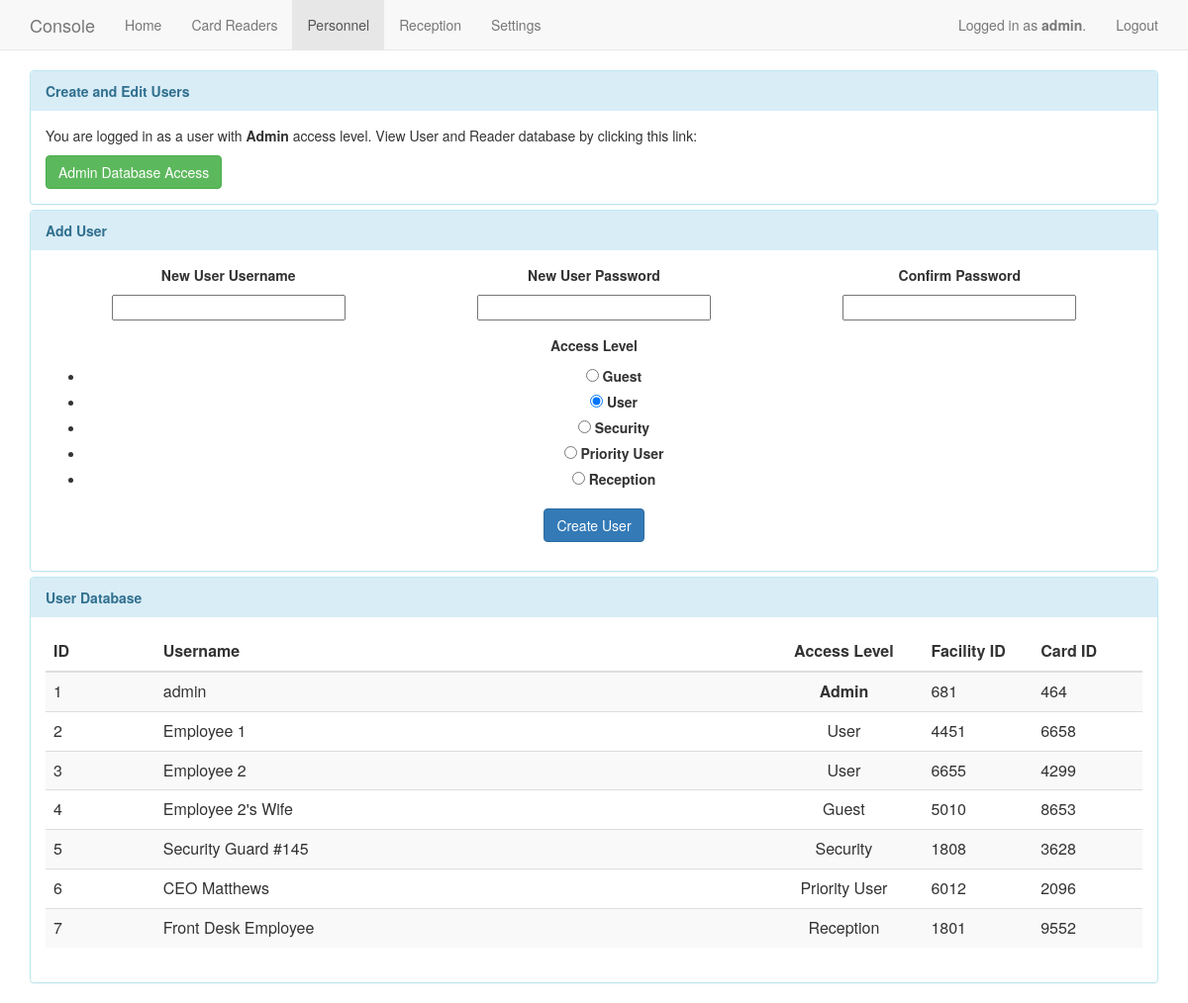
Page /users (signed in) on the earlier database version.
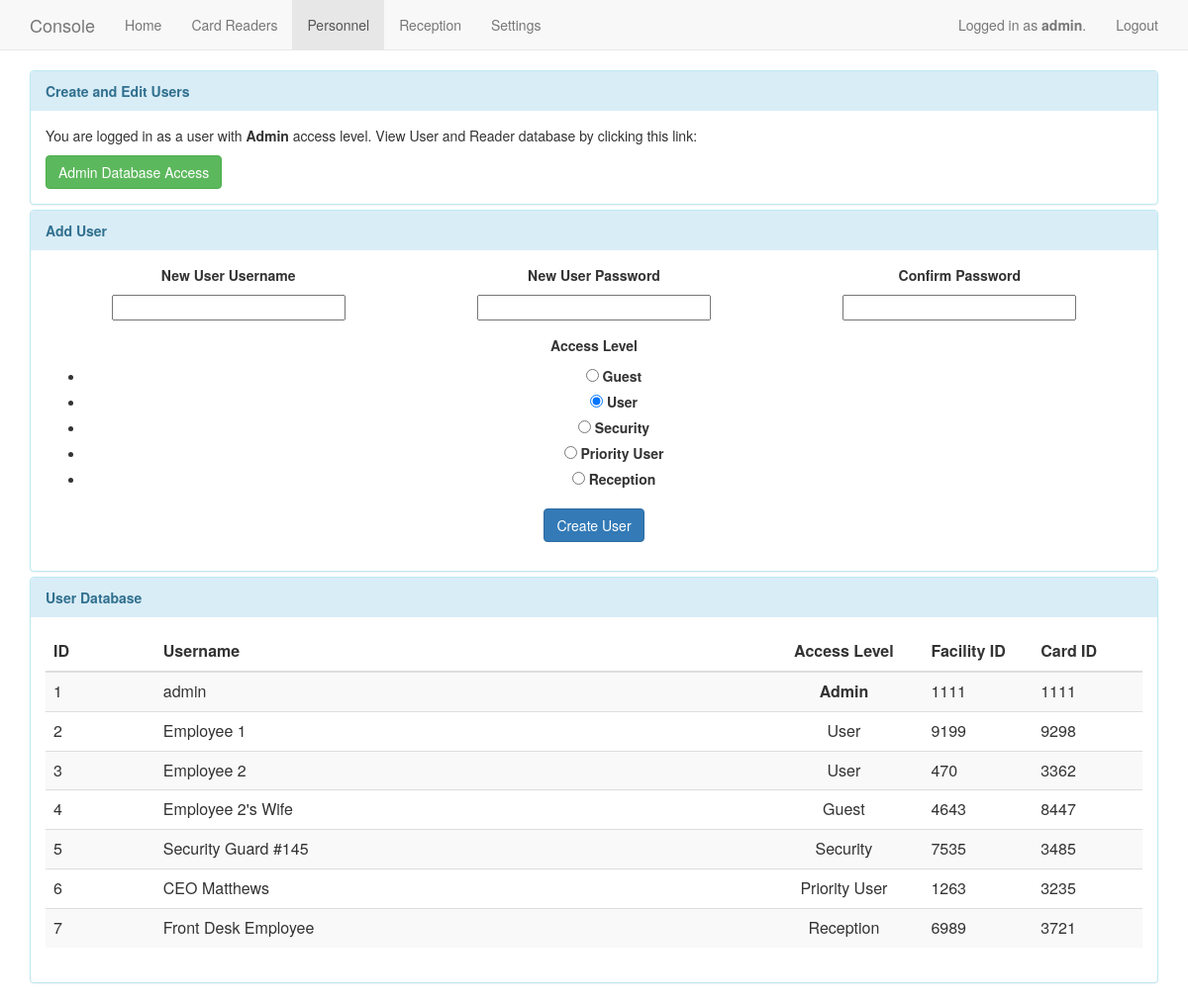
Same page on the later database version.
### app/models.py (models this page shows, shortened)
class User(db.Model):
    id = db.Column(db.Integer, primary_key=True)
    username = db.Column(db.String(64), nullable=False)
    access = db.Column(db.Integer, nullable=False)
    cardid = db.Column(db.String(64), nullable=False)
    facid = db.Column(db.String(64), nullable=False)
    password = db.Column(db.String(64), nullable=False)
    receptionCurrentReader = db.Column(db.String(64), nullable=True)
    @property
    def is_authenticated(self):
        return True

### app/views.py (the view)
@app.route("/users", methods=["GET", "POST"])
@login_required
def users():
	createUserForm = CreateUserForm()
	editUserForm = EditUserForm()
	if g.user.access == 99:
		if createUserForm.validate_on_submit():
			existing_user = User.query.filter_by(username=createUserForm.username.data).first()
			if existing_user is None:
				facid = str(int(random.random() * 9999))
				cardid = str(int(random.random() * 9999))
				newuser = User(createUserForm.username.data, int(createUserForm.access.data), cardid, facid, createUserForm.password.data)
				db.session.add(newuser)
				db.session.commit()
				flash("Successfully added user %s to the system with access level %s." % (createUserForm.username.data, createUserForm.access.data))
			else:
				flash("A user exists already with that username.", "error")
			return redirect("/users")
		elif createUserForm.errors:
			flash(createUserForm.errors, "error")
		elif editUserForm.validate_on_submit():
			flash("Yay")
		elif editUserForm.errors:
			flash(editUserForm.errors, "error")
	else:
		flash("You are not logged in as a user capable of viewing settings. Please log in as admin.")
		return redirect("/index")
	users = User.query.all()
	return render_template("users.html", title="Personnel", users=users, user=g.user, accessLevels=accessLevels, createUserForm=createUserForm, editUserForm=editUserForm, navigation=navigation)

### app/forms.py
class CreateUserForm(Form):
	username = StringField("New User Username", [validators.Length(min=3, max=25)])
	password = PasswordField("New User Password", [validators.Length(min=6, max=25), validators.EqualTo("confirm", message="Passwords must match.")])
	confirm = PasswordField("Confirm Password")
	access = RadioField("Access Level", choices=accessLevels, default=1)

class EditUserForm(Form):
	access = RadioField("Access Level", choices=accessLevels, default=1)
	facid = IntegerField("Facility ID")
	cardid = IntegerField("Card ID")

### app/views.py (called while the page is built)
@app.before_request
def before_request():
	g.user = current_user

@lm.user_loader
def load_user(id):
	return User.query.get(int(id))

### app/templates/users.html (shortened to what this page needs)
{% extends "base.html" %}
{% block content %}
	<div class="panel-group">
		{% if user.access == 99 %}
		<div class="panel panel-info">
	        <div class="panel-heading"><strong>Create and Edit Users</strong></div>
	        <div class="panel-body">
				<p>You are logged in as a user with <strong>Admin</strong> access level. View User and Reader database by clicking this link: </p>
				<a href="admin/user" class="btn btn-success">Admin Database Access</a>
	  		</div>
	  	</div>
  		{% endif %}
  		<div class="panel panel-info">
		    <div class="panel-heading"><strong>Add User</strong></div>
			<div class="panel-body text-center">
				<form action="#" method="post" name="CreateUser">
                  	<div class="form-group col-md-4">
                    	<label>{{ createUserForm.username.label }}</label><br>
                    	{{ createUserForm.username(size=28) }}
                  	</div>
                  	<div class="form-group col-md-4">
                    	<label>{{ createUserForm.password.label }}</label><br>
                    	{{ createUserForm.password(size=28) }}
                  	</div>
                  	<div class="form-group col-md-4">
                    	<label>{{ createUserForm.confirm.label }}</label><br>
                    	{{ createUserForm.confirm(size=28) }}
                  	</div>
                  	<div class="form-group">
                    	<label>{{ createUserForm.access.label }}</label><br>
                    	{{ createUserForm.access }}
                  	</div>
              		<button type="submit" class="btn btn-primary">Create User</button>
            	</form>
			</div>
		</div>
  		<div class="panel panel-info">
	        <div class="panel-heading"><strong>User Database</strong></div>
	        <div class="panel-body">
				<table class="table table-striped">
					<thead>
						<tr>
							<th>ID</td>
							<th>Username</th>
							<th class="text-center">Access Level</th>
							<th>Facility ID</th>
							<th>Card ID</th>
						</tr>
					</thead>
					<tbody>
					{% for user in users %}
						<tr class="userrow">
							<td style="width:10%" class="userid">{{ user.id }}</td>
							<td>{{ user.username }}</td>
							<td style="width:160" class="text-center">
								{% if user.access == 99 %}
									<strong>Admin</strong>
								{% else %}
									{% for level in accessLevels %}
										{% if loop.index0 == user.access %}
											{{ level }}
										{% endif %}
									{% endfor %}
								{% endif %}
							</td>
							<td style="width:10%">
								{{ user.facid }}
							</td>
							<td style="width:10%">
								{{ user.cardid }}
							</td>
						</tr>
					{% endfor %}
					</tbody>
				</table>
			</div>
		</div>
	</div>
{% endblock %}

### app/templates/base.html (shortened to what this page needs)
<html>
	<head>
		<link href="/static/css/bootstrap.min.css?q=123456" rel="stylesheet" media="screen">
	</head>
	<body>
		<nav class="navbar navbar-default navbar-static-top">
			<div class="container">
				<div class="navbar-header">
					<a class="navbar-brand" href="#">Console</a>
				</div>
				<div>
					<ul class="nav navbar-nav">
					{% if user.access == 4 %}
						{% if title == "Reception" %}
							<li><a href="index">Home</a></li>
							<li class="active"><a href="reception">Reception</a></li>
						{% else %}
							<li class="active"><a href="index">Home</a></li>
							<li><a href="reception">Reception</a></li>
						{% endif %}
					{% elif user.access != 4 %}
						{% for navitem in navigation %}
							{% if navitem.name == title %}
								<li class="active">
							{% else %}
								<li>
							{% endif %}
							<a href="{{ navitem.link }}">{{ navitem.name }}</a></li>
						{% endfor %}
					{% endif %}
					</ul>
				</div>
				<ul id="usernav" class="nav navbar-nav navbar-right">
					{% if user is defined %}
						<li style="vertical-align:center">
							<a href="#">Logged in as {% if g.user.access == 99 %}<strong>{{ user.username }}</strong>{% else %}{{ user.username }}{% endif %}.</a>
						</li>
						<li>
							<a href="{{ url_for('logout') }}">Logout</a>
						</li>
					{% endif %}
				</ul>
			</div>
		</nav>
		<div class="container">
		{% block content%}{% endblock %}
		</div>
	</body>
</html>

Differences in the rows shown:
changed User "admin": facid "681" → "1111"; cardid "464" → "1111"
changed User "Employee 1": facid "4451" → "9199"; cardid "6658" → "9298"
changed User "Employee 2": facid "6655" → "470"; cardid "4299" → "3362"
changed User "Employee 2's Wife": facid "5010" → "4643"; cardid "8653" → "8447"
changed User "Security Guard #145": facid "1808" → "7535"; cardid "3628" → "3485"
changed User "CEO Matthews": facid "6012" → "1263"; cardid "2096" → "3235"
changed User "Front Desk Employee": facid "1801" → "6989"; cardid "9552" → "3721"
